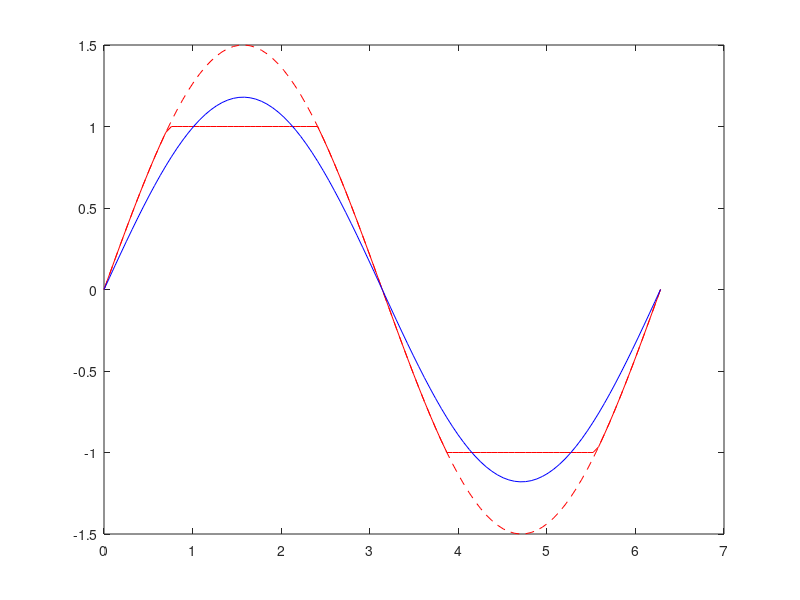

Here is the MATLAB script that generated this plot: (Note: this script raises an error after producing the figure.)

x = linspace(0,2*pi,100);
y = 1.5*sin(x);
idx_sat = abs(y)>1;
ysat = y;
ysat(idx_sat) = 1*sign(y(idx_sat));

yfund = 1.18*sin(x);

figure
h = plot(x,y,'r--');
hold on
plot(x,ysat,'r',x,yfund,'b')
improvePlot
set(h,'HandleVisibility','off')

legend('Saturated Signal','Fundamental Amplitude')

